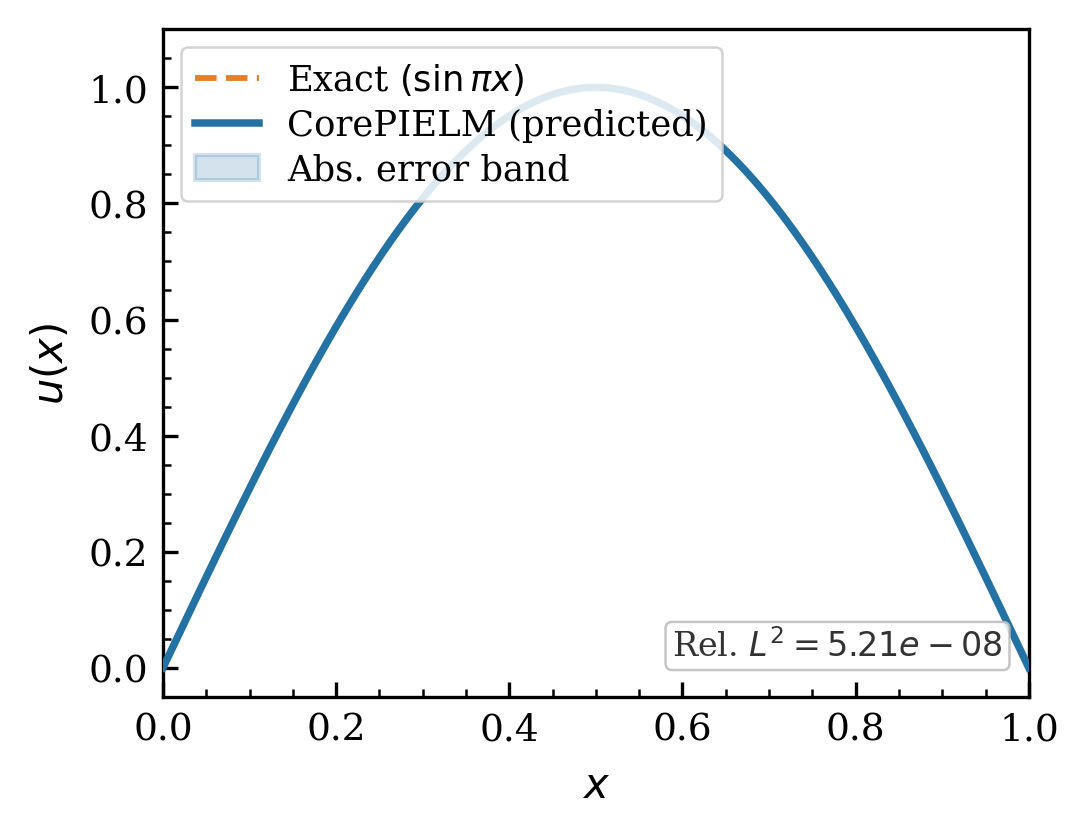

Python code for this plot:
#!/usr/bin/env python3
"""
WP2 — Fig. 2: 1D Poisson Equation — CorePIELM predicted vs. exact solution.

Problem:  -u''(x) = π² sin(πx),  x ∈ [0,1],  u(0)=u(1)=0
Exact:     u(x) = sin(πx)
Model:     CorePIELM, hidden_dim=300, ridge_lambda=1e-10, seed=42

Exports:
  fig2_poisson1d.pdf   — vector, for LaTeX inclusion
  fig2_poisson1d.png   — 300 dpi raster
"""

from __future__ import annotations

import math
import sys
from pathlib import Path

import matplotlib
matplotlib.use("Agg")
import matplotlib.pyplot as plt
import matplotlib.ticker as ticker
import numpy as np
import torch

# ── Make sure the local pypielm is importable ────────────────────────────────
REPO = Path(__file__).resolve().parent.parent.parent
sys.path.insert(0, str(REPO / "PyPIELM"))

from pypielm.data.dataset import PIELMDataset
from pypielm.models import CorePIELM
from pypielm.core.solver import WeightedLinearSystem

OUT = Path(__file__).resolve().parent

# ────────────────────────────────────────────────────────────────────────────
# Problem configuration
# ────────────────────────────────────────────────────────────────────────────
N_COLLOC = 200
N_TEST   = 500
HIDDEN   = 300
SEED     = 42

rng  = np.random.default_rng(SEED)
X_c  = rng.uniform(0.0, 1.0, (N_COLLOC, 1))
X_bc = np.array([[0.0], [1.0]])
y_bc = np.array([0.0, 0.0])

dataset = PIELMDataset.from_arrays(X_c, X_bc=X_bc, y_bc=y_bc)


def pde_operator(fm, X: torch.Tensor) -> WeightedLinearSystem:
    """-u'' = π² sin(πx)  encoded as a weighted linear block."""
    H_xx = fm.d2(X, 0)
    rhs  = (math.pi ** 2
            * torch.sin(math.pi * X[:, 0:1]).to(X.dtype))
    return WeightedLinearSystem(H=-H_xx, y=rhs, weight=1.0)


# ────────────────────────────────────────────────────────────────────────────
# Fit and evaluate
# ────────────────────────────────────────────────────────────────────────────
model = CorePIELM(hidden_dim=HIDDEN, ridge_lambda=1e-10, seed=SEED)
model.fit(dataset, pde_operator=pde_operator)

x_test = np.linspace(0.0, 1.0, N_TEST)
u_true = np.sin(math.pi * x_test)

with torch.no_grad():
    u_pred = (
        model.predict(torch.tensor(x_test.reshape(-1, 1), dtype=torch.float64))
        .numpy()
        .squeeze()
    )

rel_l2 = float(
    np.linalg.norm(u_true - u_pred) / (np.linalg.norm(u_true) + 1e-12)
)
print(f"Relative L² error: {rel_l2:.2e}")

# ────────────────────────────────────────────────────────────────────────────
# Publication figure
# Single-column journal width: 90 mm ≈ 3.54 in
# ────────────────────────────────────────────────────────────────────────────
FS   = 10          # base font size (pt)
FW   = 3.54        # figure width  (in)  — Elsevier single column
FH   = 2.70        # figure height (in)

plt.rcParams.update({
    "font.family":       "serif",
    "font.size":         FS,
    "axes.labelsize":    FS,
    "xtick.labelsize":   FS - 1,
    "ytick.labelsize":   FS - 1,
    "legend.fontsize":   FS - 1.5,
    "axes.linewidth":    0.8,
    "xtick.major.width": 0.8,
    "ytick.major.width": 0.8,
    "lines.linewidth":   1.6,
    "axes.grid":         False,
    "figure.dpi":        300,
})

fig, ax = plt.subplots(figsize=(FW, FH))

# ── Exact solution ────────────────────────────────────────────────────────
ax.plot(x_test, u_true,
        linestyle="--", color="#E67E22", linewidth=1.4,
        label=r"Exact $(\sin\pi x)$", zorder=2)

# ── CorePIELM prediction ─────────────────────────────────────────────────
ax.plot(x_test, u_pred,
        linestyle="-",  color="#2471A3", linewidth=1.8,
        label="CorePIELM (predicted)", zorder=3)

# ── Absolute error band ───────────────────────────────────────────────────
err = np.abs(u_pred - u_true)
ax.fill_between(x_test,
                u_pred - err, u_pred + err,
                alpha=0.20, color="#2471A3",
                label="Abs. error band", zorder=1)

# ── Axes ─────────────────────────────────────────────────────────────────
ax.set_xlabel(r"$x$")
ax.set_ylabel(r"$u(x)$")
ax.set_xlim(0.0, 1.0)
ax.set_ylim(-0.05, 1.10)

# Minor ticks
ax.xaxis.set_minor_locator(ticker.AutoMinorLocator(4))
ax.yaxis.set_minor_locator(ticker.AutoMinorLocator(4))
ax.tick_params(which="both", direction="in")

# ── Inset annotation: L² error ───────────────────────────────────────────
ax.text(0.97, 0.05,
        fr"Rel. $L^2 = {rel_l2:.2e}$",
        transform=ax.transAxes,
        ha="right", va="bottom",
        fontsize=FS - 2, color="#333333",
        bbox=dict(boxstyle="round,pad=0.2",
                  facecolor="white", edgecolor="#BBBBBB",
                  linewidth=0.6, alpha=0.85))

# ── Legend ────────────────────────────────────────────────────────────────
leg = ax.legend(loc="upper left",
                framealpha=0.85, edgecolor="#CCCCCC",
                handlelength=1.8, labelspacing=0.3)
leg.get_frame().set_linewidth(0.6)

fig.tight_layout(pad=0.4)

# ────────────────────────────────────────────────────────────────────────────
# Save
# ────────────────────────────────────────────────────────────────────────────
for fmt in ("pdf", "png"):
    out = OUT / f"fig2_poisson1d.{fmt}"
    fig.savefig(out, dpi=300, bbox_inches="tight",
                facecolor="white", edgecolor="none")
    print(f"Saved: {out}")

plt.close(fig)
